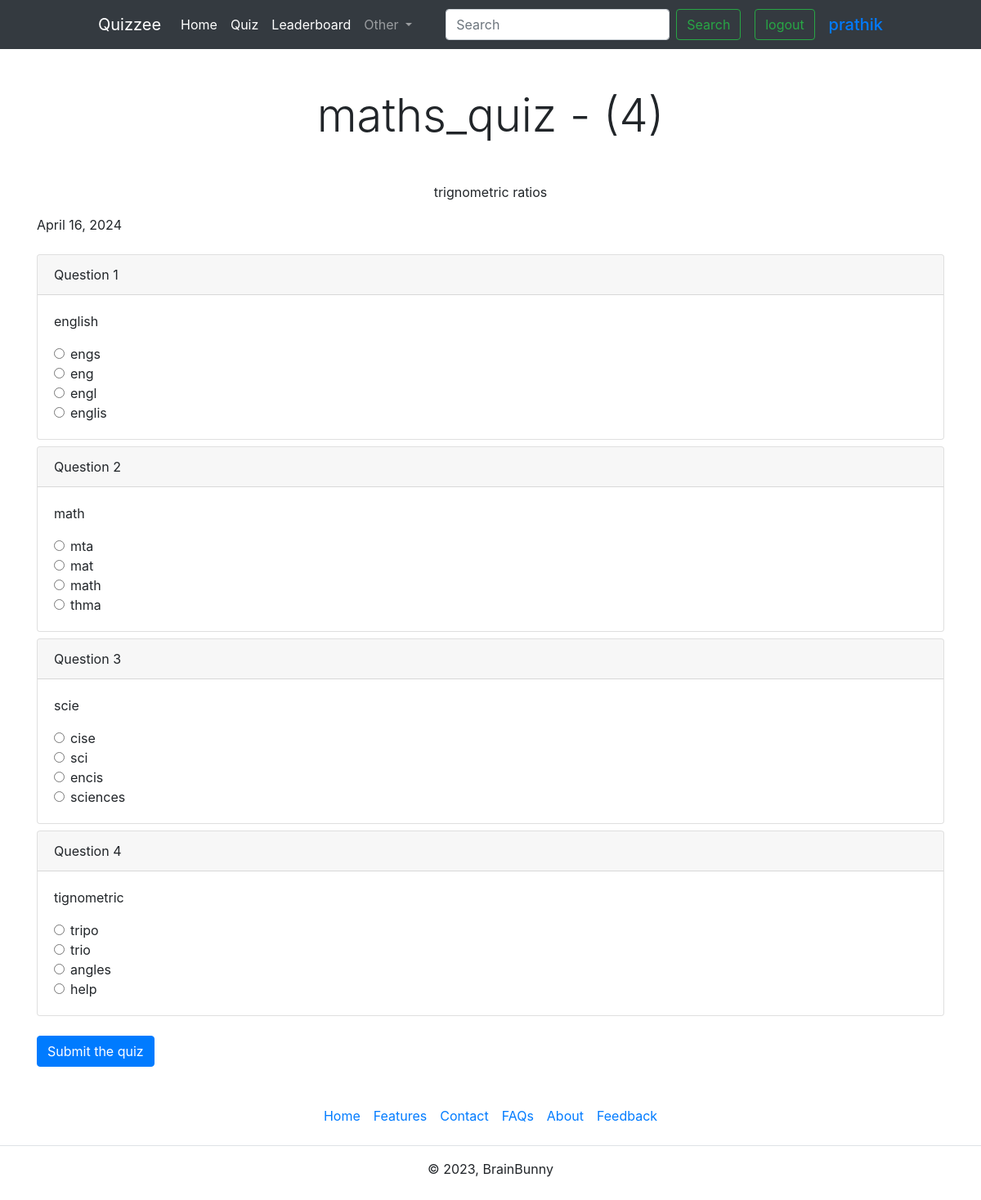
Screenshot of /take_quiz/1 (signed in) with the database file from the repository.
### quiz/models.py (models this page shows, shortened)
class quiz(models.Model):
    title=models.CharField(max_length=500)
    description=models.CharField(max_length=500)
    category=models.ForeignKey("categories", on_delete=models.CASCADE)
    quiz_file=models.FileField(upload_to=None, max_length=1000, blank=True, null=True)
    created_at=models.DateField(auto_now_add=True)
    updated_at=models.DateField(auto_now_add=True)
    def __str__(self):
        return self.title

class questions(models.Model):
    quizs=models.ForeignKey("quiz", on_delete=models.CASCADE)
    text=models.CharField(max_length=510)

class choices(models.Model):
    quest=models.ForeignKey("questions", on_delete=models.CASCADE)
    text=models.CharField( max_length=510)
    is_correct=models.BooleanField(default=False)

### quiz/views.py (the view)
# urls.py: path('take_quiz/<str:id>',take_quiz),
def take_quiz(request, id):
    if request.user.is_authenticated:
        x = User.objects.get(username=request.user)
    Q=quiz.objects.filter(id=id).first()
    print(Q)
    if Q!=None:
        contexts={'x':x,'quiz':Q}
    else:
        return redirect('/view_quiz')
    contexts={'x':x,'quiz':Q}
    return render(request,'take_quiz.html',contexts)

### quiz/templates/take_quiz.html
{%extends 'base.html'%}
{%block msg%}
<h1 class="display-4 text-center my-5">{{quiz.title}} - ({{quiz.questions_set.all|length}})</h1>
    <p class="fs-4 text-center container">{{quiz.description}}</p>
    <div class="container">
        <div class="d-flex justify-content-between">
            <span class="fs-5">{{quiz.created_at}}</span>
        </div>
        <div class="questions my-4">
            {%for question in quiz.questions_set.all%}
            <div class="card mb-2">
                <div class="card-header fw-bold">
                    Question {{forloop.counter}}
                </div>
                <div class="card-body">
                    <p class="card-text">{{question.text}}</p>
                    {%for i in question.choices_set.all%}
                    <div class="form-check">
                        <label class="form-check-label" for="{{i.id}}">
                            <input class="form-check-input" type="radio" name="{{question.id}}" id="{{i.id}}">
                            {{i.text}}
                        </label>
                    </div>
                    {%endfor%}
                    </div>
                </div>
                {%endfor%}
            </div>
        <button type="submit" class="btn btn-primary">Submit the quiz</button>
    </div>
{%endblock%}

### quiz/templates/base.html (shortened to what this page needs)
<!doctype html>
<html lang="en">
  <head>
    <link rel="stylesheet" href="https://cdn.jsdelivr.net/npm/bootstrap@4.0.0/dist/css/bootstrap.min.css">
  </head>
  <body>
    <nav style="padding: 10px 10% 10px 10%" class="navbar navbar-expand-lg navbar-dark bg-dark">
        <a class="navbar-brand" href="/">Quizzee</a>
        <div class="collapse navbar-collapse" id="navbarSupportedContent">
          <ul class="navbar-nav mr-auto">
            <li class="nav-item active">
              <a class="nav-link" href="/">Home <span class="sr-only">(current)</span></a>
            </li>
            <li class="nav-item active">
              <a class="nav-link" href="/view_quiz">Quiz</a>
            </li>
            <li class="nav-item active">
                <a class="nav-link" href="#">Leaderboard</a>
              </li>
            <li class="nav-item dropdown">
              <a class="nav-link dropdown-toggle" href="#" id="navbarDropdown" role="button" data-toggle="dropdown" aria-haspopup="true" aria-expanded="false">
                Other
              </a>
            </li>
          </ul>
          <form class="form-inline my-2 my-lg-0">
            <input class="form-control mr-sm-2" type="search" placeholder="Search" aria-label="Search">
            <button class="btn btn-outline-success my-2 my-sm-0" type="submit">Search</button> <pre>  </pre>
            {% if request.user.is_authenticated %}
            <a href="/logout"><button type="button" class="btn btn-outline-success my-2 my-sm-0">logout</button></a> <pre>  </pre>
            <a href="/view_profile/{{x.username}}"><h5 class="display-5 fw-bold my-2">{{x.username}}</h5></a>
            {%else%}
            <a href="/login"><button type="button" class="btn btn-outline-success my-2 my-sm-0">Login</button></a>
            {%endif%}
          </form>
        </div>
      </nav>
    {%block msg%}         {%endblock%}
    <footer class="py-3 my-4">
        <ul class="nav justify-content-center border-bottom pb-3 mb-3">
            <li class="nav-item"><a href="#" class="nav-link px-2 text-body-secondary">Home</a></li>
            <li class="nav-item"><a href="#" class="nav-link px-2 text-body-secondary">Features</a></li>
            <li class="nav-item"><a href="#" class="nav-link px-2 text-body-secondary">Contact</a></li>
            <li class="nav-item"><a href="#" class="nav-link px-2 text-body-secondary">FAQs</a></li>
            <li class="nav-item"><a href="#" class="nav-link px-2 text-body-secondary">About</a></li>
            <li class="nav-item"><a href="#" class="nav-link px-2 text-body-secondary">Feedback</a></li>
        </ul>
        <p class="text-center text-body-secondary">© 2023, BrainBunny</p>
    </footer>
  </body>
</html>

### rows the page displays
quiz: title "maths_quiz", questions_set.all|length "4", description "trignometric ratios", created_at "April 16, 2024"
questions: text "english"
choices: text "engs"
choices: text "eng"
choices: text "engl"
choices: text "englis"
questions: text "math"
choices: text "mta"
choices: text "mat"
choices: text "math"
choices: text "thma"
questions: text "scie"
choices: text "cise"
choices: text "sci"
choices: text "encis"
choices: text "sciences"
questions: text "tignometric"
choices: text "tripo"
choices: text "trio"
choices: text "angles"
choices: text "help"

### other values shown
{{ x.username }} "prathik"
